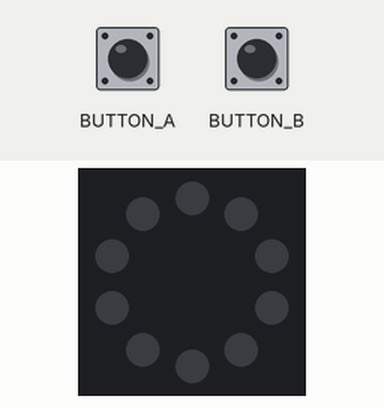
The program below on a simulated Circuit Playground running CircuitPython. Parts: the board's ring of 10 RGB LEDs (number 0 left of the top, counting anticlockwise). The test bench sets the inputs (shaded band). Dim RGB values are drawn brighter than linear.

Above: at 1.2 s.
1.3 s: button A pressed for 0.15 s
At 1.39 s:
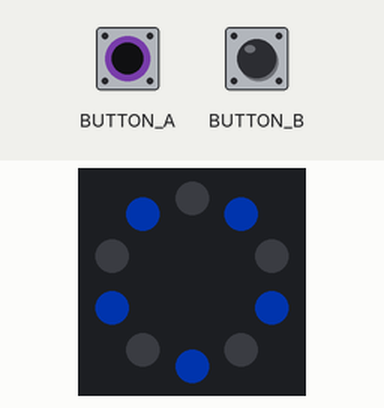
2.9 s: button B pressed for 0.15 s
At 3.0 s:
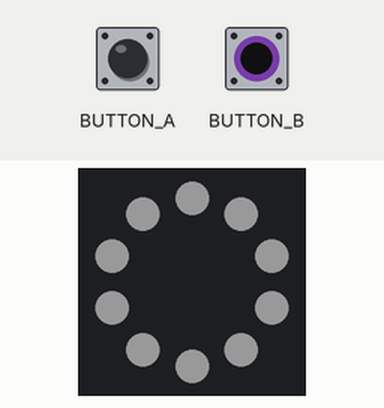
4.5 s: button B pressed for 3.2 s
9.2 s: button A pressed for 3.2 s
At 10.1 s:
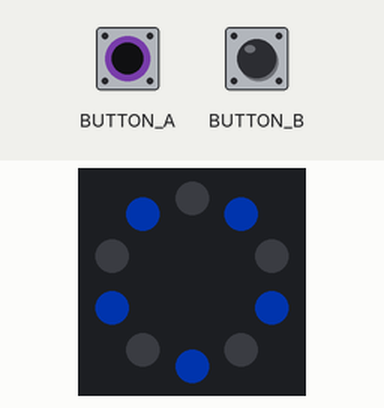
Timing chart, 0 to 12.2 s (numbered marks = the images above; inputs shaded):
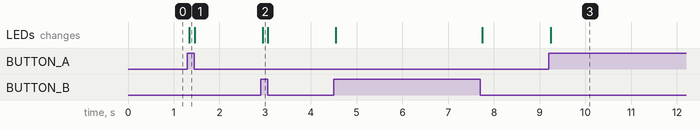

The program:

buttons.py
```python
# Author:   David Kolet-Tassara
# Date:     June 23, 2017
# Purpose:  Demonstrates the use of the accelerometer on Adafruit's
#           Circuit Python. Shows green when "level".
# Required Packages:
# neopixel
# https://github.com/adafruit/Adafruit_CircuitPython_NeoPixel/releases

import board
import digitalio
import neopixel

p = neopixel.NeoPixel(board.NEOPIXEL, 10)

#Initialize Buttons A and B
button_a = digitalio.DigitalInOut(board.BUTTON_A)
button_a.switch_to_input(pull=digitalio.Pull.DOWN)

button_b = digitalio.DigitalInOut(board.BUTTON_B)
button_b.switch_to_input(pull=digitalio.Pull.DOWN)


def blue_star():
    for i in range(10):
        if i%2 == 0:
            p[i] = (0,15,50)
        else:
            p[i] = (0,0,0)
    p.write()

def white_circle():
    for i in range(10):
        p[i] = (25, 25, 25)
    p.write()

def black():
    for i in range(10):
        p[i] = (0, 0, 0)
    p.write()


while True:

    if button_a.value:
        blue_star()
    elif button_b.value:
        white_circle()
    else:
        black()
```

Measured:
- after the input at 1.3 s, the LEDs: change at once (image 1)
- after the input at 2.9 s, the LEDs: change at once (image 2)
- after the input at 9.2 s, the LEDs: change at once (image 3)
